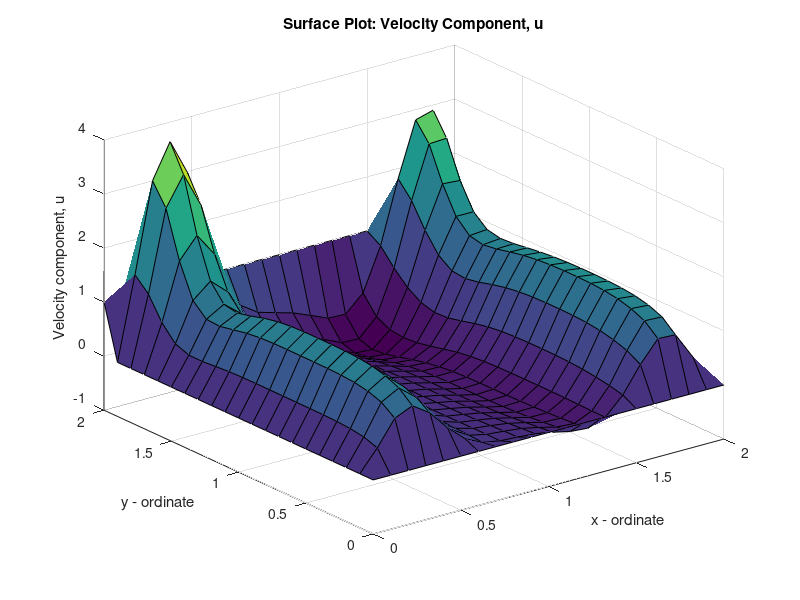
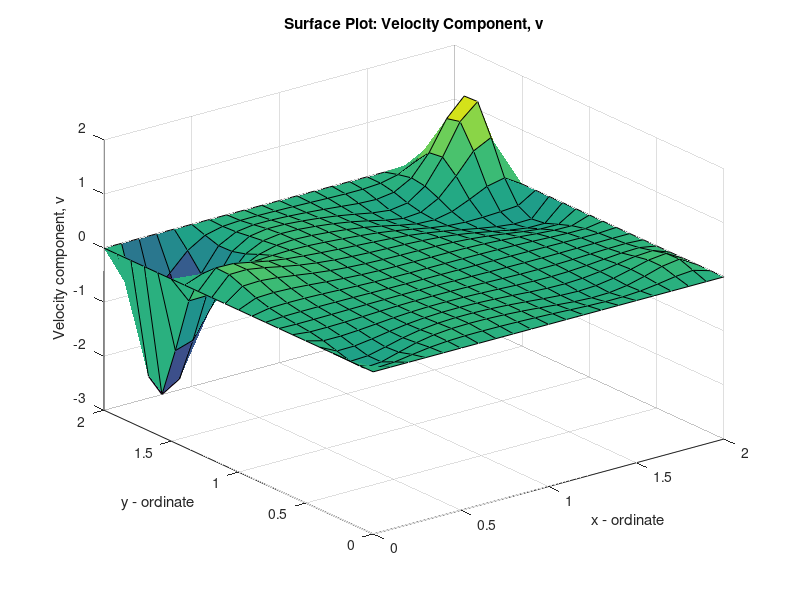
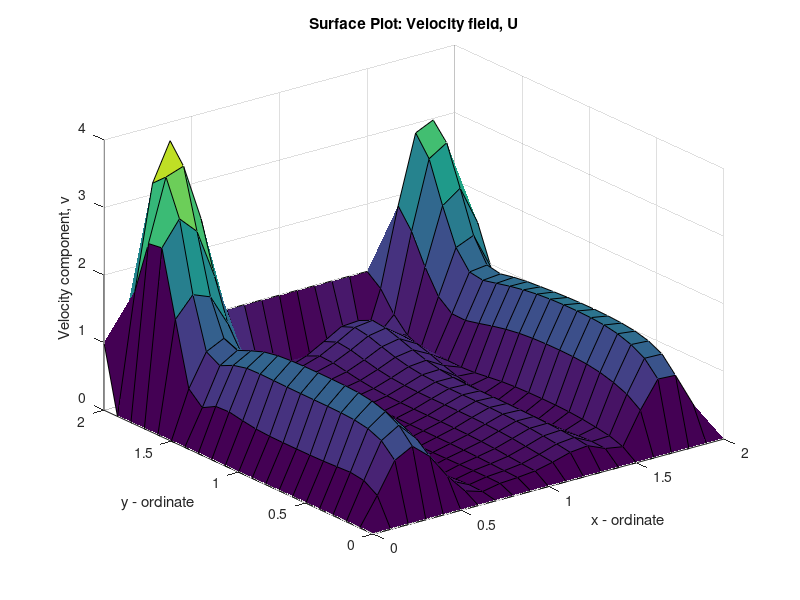
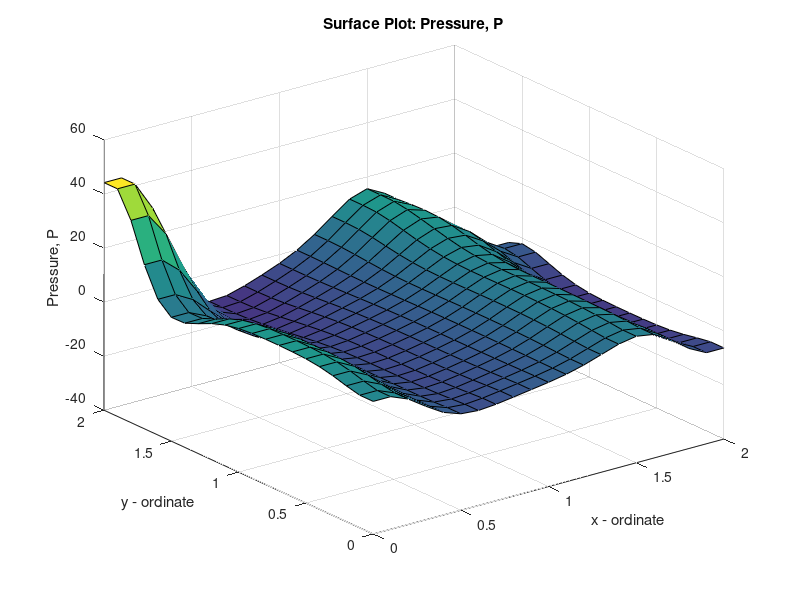

MATLAB code to generate these figures, in order:
%%%%%%%%%%%%%%%%%%%%%% Start of the code %%%%%%%%%%%%%%%%%%%%%%
 clc
 clear all
 close all
 %%%%%%%%%%%%%%%%%%%%%%%%%%%%%%%%%%%%%%%%%%%%%%%%%%%%%%%%%%%%%%%%%%%%%
 %                                                                   %
 % Initial Condition                                                 %
 %                                                                   %
 %%%%%%%%%%%%%%%%%%%%%%%%%%%%%%%%%%%%%%%%%%%%%%%%%%%%%%%%%%%%%%%%%%%%%
 nx = 21; % number of nodes in x-direction
 ny = 21; % number of nodes in y-direction
 nt = 10; % number of time steps
 nit = 10; % number of artificial time steps
 % ...... for pressure
 vis = 0.1; % Viscosity
 rho = 1.0; % Density
 Lx = 2; % Length in x
 Ly = 2; % Length in y-direction
 
 dx = Lx/(nx-1); % grid spacing in x-direction
 dy = Ly/(ny-1); % grid spacing in y-direction
 dt = 0.01; % time step size
 x = 0:dx:Lx; % node x-ordinates
 y = 0:dy:Ly; % node y-ordinates
 u = zeros(ny,nx); % nodal velocity x-c
 v = zeros(ny,nx); % nodal velocity y-component
 p = zeros(ny,nx); % nodal pressure
 un = zeros(ny,nx); % time marched velocity x-dire
 vn = zeros(ny,nx); % time marched velocity x-direction
 pn = zeros(ny,nx); % temporary pressure for calculation

 b = zeros(ny,nx); % nodal source term value from pressure
 f = ones(ny,nx); % nodal source term
 [y,x] = meshgrid(y,x);

 %%%%%%%%%%%%%%%%%%%%%%%%%%%%%%%%%%%%%%%%%%%%%%%%%%%%%%%%%%%%%%%%%%%%%
 %                                                                   %
 % Calculation                                                       %
 %                                                                   %
 %%%%%%%%%%%%%%%%%%%%%%%%%%%%%%%%%%%%%%%%%%%%%%%%%%%%%%%%%%%%%%%%%%%%% 


 for it = 1:nt+1 % loop over time
 for i = 2:nx-1 % this i,j loop is
 for j = 2:ny-1 % ... body force from pressure equation
     b(j,i) = rho*(((((u(j,i+1)-u(j,i-1))/(2*dx))+...
         ((v(j+1,i)-v(j-1,i))/(2*dy)))*(1/dt))+((u(j,i+1)...
         - u(j,i-1))/(2*dx)).^2+(2*((u(j,i+1)...
 -u(j,i-1))/(2*dy))*((v(j+1,i)-v(j-1,i))/(2*dx)))...
 +((v(j+1,i)-v(j-1,i))/(2*dy)).^2);
 end 
 end
 for iit = 1:nit+1
     pn=p;
     for i = 2:nx-1
for j = 2:ny-1
    p(j,i) = ((p(j,i+1)+p(j,i-1))*(dy^2)...
        +(p(j+1,i)+p(j-1,i))*(dx^2))/(2*(dx^2+dy^2))...
        +(b(j,i)*dx^2*dy^2)/(2*(dx^2+dy^2));
end
     end
     p(:,1) = p(:,2); p(:,nx) = p(:,nx-1);
     p(1,:) = p(2,:); p(ny,:) = p(ny-1,:);
 end
 
 un=u; vn = v; % assigning velocity values to nth-time values 
 % to calculate (n+1)th-time values
 for  i = 2:nx-1 % this i,j loop is for calculating velocity
 for j = 2:ny-1
     u(j,i) = un(j,i)-un(j,i)*(un(j,i)-un(j,i-1))*(dt/dx)...
-vn(j,i)*(un(j,i)-un(j-1,i))*(dt/dy)...
-(1/rho)*(p(j,i+1)-p(j,i-1))*(dt/(2*dx))...
+(vis/rho)*((un(j,i+1)-(2*un(j,i))+un(j,i-1))*...
(dt/dx^2)+(un(j+1,i)-(2*un(j,i))+un(j-1,i))*(dt/dy^2))+(f(j,i)*dt);

v(j,i) = vn(j,i)-un(j,i)*(vn(j,i)-vn(j,i-1))*(dt/dx)...
    -vn(j,i)*(vn(j,i)-vn(j-1,i))*(dt/dy)...
    -(1/rho)*(p(j+1,i)-p(j-1,i))*(dt/(2*dy))...
+(vis/rho)*((vn(j,i+1)-(2*vn(j,i))+vn(j,i-1))*...
(dt/dx^2)+(vn(j+1,i)-(2*vn(j,i))+vn(j-1,i))*(dt/dy^2));
 end
 end

 %%% Surface Plotting %%%%%%%%%%%%%%%%%%%%%% 
 figure(1)
 surf(x,y,u')
 title('Surface Plot: Velocity Component, u');
xlabel('x - ordinate');
ylabel('y - ordinate');
zlabel('Velocity component, u');

 figure(2)
 surf(x,y,v')
 title('Surface Plot: Velocity Component, v');
xlabel('x - ordinate');
ylabel('y - ordinate');
zlabel('Velocity component, v');

figure(3)
 surf(x,y,sqrt(u.^2+v.^2)')
 title('Surface Plot: Velocity field, U');
xlabel('x - ordinate');
ylabel('y - ordinate');
zlabel('Velocity component, v');

figure(4)
 surf(x,y,p')
 title('Surface Plot: Pressure, P');
xlabel('x - ordinate');
ylabel('y - ordinate');
zlabel('Pressure, P');

%%%%%%%%%%%%%%%%%%%%%% Contour Plotting %%%%%%%%%%%%%%%%%%%%%%
figure(5)
contourf(x,y,u',10)
 title('Contour: Velocity component, u');
xlabel('x - ordinate');
ylabel('y - ordinate');

figure(6)
contourf(x,y,v',10)
 title('Contour: Velocity component, v');
xlabel('x - ordinate');
ylabel('y - ordinate');

figure(7)
contourf(x,y,sqrt(u.^2+v.^2)',10)
 title('Contour Plot: Velocity field, U');
xlabel('x - ordinate');
ylabel('y - ordinate');


figure(8)
contourf(x,y,p',10)
 title('Contour Plot: Pressure, P');
xlabel('x - ordinate');
ylabel('y - ordinate');

%%%%%%%%%%%%%%%%%%%%%%%%%%%%%%%%%%%%%%%%%%%%%%%%%%%%%%%%%%%%%%%%%%%%%
u(:,1) = 0; u(:,nx) = 0; u(1,:) = 0; u(ny,:) = 1; 
v(:,1) = 0; v(:,nx) = 0; v(1,:) = 0; v(ny,:) = 0;
 end
 %%%%%%%%%%%%%%%%%%%%%%% End of the code %%%%%%%%%%%%%%%%%%%%%%% 
 